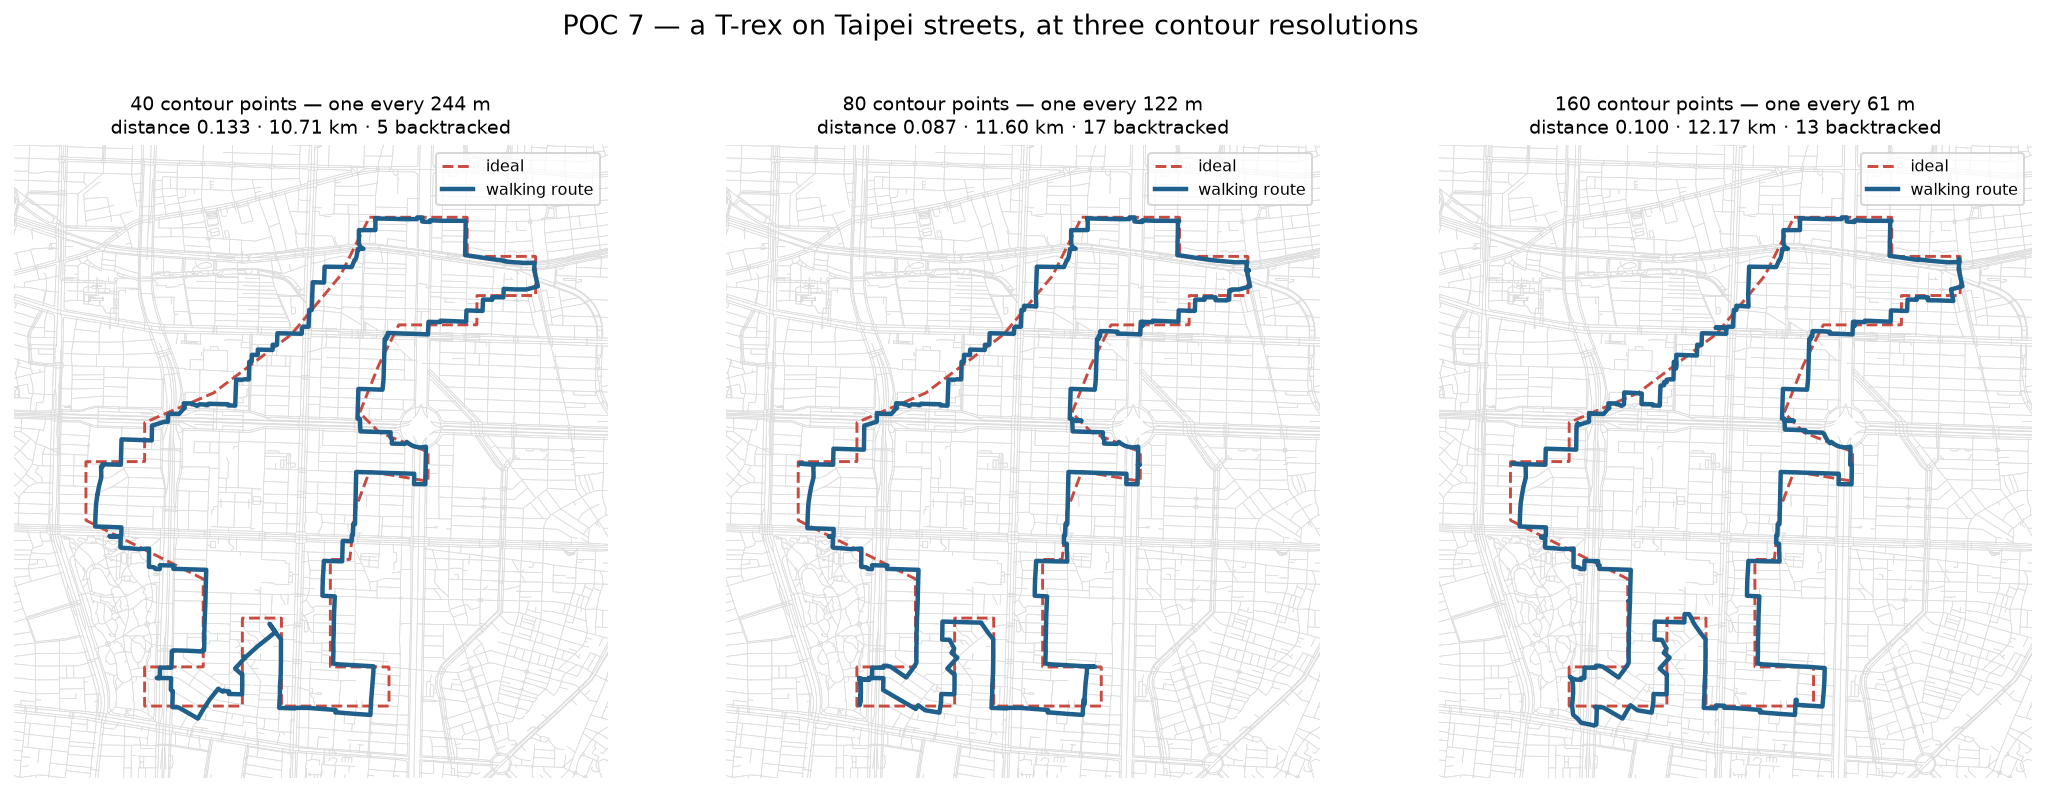

This chart was generated by the following Python code:
"""
POC 7 - how complex a shape can this pipeline draw?

POC 6 ran four shapes and concluded the pipeline is not a heart trick. All four
were simple. A T-rex silhouette has concave features at very different scales -
a mouth notch, an armpit, a gap between two legs, the underside of a tail - and
it exposes two limits POC 6 never reached.

LIMIT 1, TOPOLOGY. The real sprite has an eye, and an eye is a hole. Every stage
here assumes a single closed curve, so a shape with a hole cannot be expressed
at all. Dropping the eye to get a runnable shape is the finding, not a
workaround.

LIMIT 2, SAMPLING. POC 6 used n=40 contour points for every shape. Perimeters
differ, so that was never the same sampling density: at 2 km wide it is one
sample every 160 m for a heart and every 244 m for a T-rex. The gap between the
dinosaur's legs is about 160 m - which the street network can render, since its
own limit is nearer 50 m - but a sampler taking one point every 244 m cannot
even see it. For complex shapes the bottleneck is the contour sampler, not the
streets, and POC 6's comparison quietly penalised its most complex shapes.

So this measures the T-rex against contour resolution, and re-runs POC 6's four
shapes at MATCHED sampling density to see how much of their ranking was an
artifact of the convention.

Run:  python poc7_trex.py
Out:  poc7_trex.png, poc7_results.json
"""

from __future__ import annotations

import json
import time
from pathlib import Path

import matplotlib
matplotlib.use("Agg")
import matplotlib.pyplot as plt
import numpy as np
import osmnx as ox
from pyproj import Transformer

from heart_route_poc import download_walk_graph
from heart_route_poc3 import (
    GRID_STEP_M, MIN_SEPARATION_M, NETWORK_HALF_SIZE_M, SEARCH_LAT, SEARCH_LON,
    build_center_grid, build_street_index, select_candidates,
)
from poc6_shapes import ROTATIONS_DEG, WIDTH_M, coarse_scan, refine
from shape_library import SHAPES, resample_by_arclength

SEARCH_POINTS = 80          # used to find the placement
SWEEP = [40, 61, 80, 120, 160]
HEART_SPACING = None        # filled in at run time: the density POC 6 gave a heart
N_REFINE = 6
OUT_PNG = Path(__file__).with_name("poc7_trex.png")
OUT_JSON = Path(__file__).with_name("poc7_results.json")


def perimeter(shape: str) -> float:
    pts = resample_by_arclength(shape, 4000)
    closed = np.vstack([pts, pts[:1]])
    return float(np.hypot(*np.diff(closed, axis=0).T).sum())


def main() -> None:
    graph = download_walk_graph(SEARCH_LAT, SEARCH_LON, NETWORK_HALF_SIZE_M)
    to_proj = Transformer.from_crs("EPSG:4326", graph.graph["crs"], always_xy=True)
    to_wgs = Transformer.from_crs(graph.graph["crs"], "EPSG:4326", always_xy=True)
    region = np.array(to_proj.transform(SEARCH_LON, SEARCH_LAT))
    tree = build_street_index(graph)
    centers, _, _ = build_center_grid(region, NETWORK_HALF_SIZE_M - WIDTH_M * 0.75, GRID_STEP_M)

    heart_spacing = perimeter("heart") / 40
    results = {"heart_spacing": heart_spacing, "trex_sweep": [], "matched": []}

    # --- find a placement for the T-rex ------------------------------------
    print("=== T-rex: searching for a placement ===")
    scored = coarse_scan(tree, centers, "trex", WIDTH_M, ROTATIONS_DEG)
    shortlist = select_candidates(scored, N_REFINE, MIN_SEPARATION_M)
    best = None
    for rank, row in enumerate(shortlist, start=1):
        fitted = refine(graph, "trex", np.array([row["x"], row["y"]]), row["rotation"],
                        WIDTH_M, points=SEARCH_POINTS)
        if fitted is None:
            print(f"  #{rank}: infeasible")
            continue
        print(f"  #{rank}: distance {fitted['distance']:.3f}  "
              f"{fitted['metrics']['route_km']:.2f} km  backtracked "
              f"{fitted['metrics']['backtracked_edges']}", flush=True)
        if best is None or fitted["distance"] < best["distance"]:
            best = fitted

    lat, lon = to_wgs.transform(best["centre_xy"][0], best["centre_xy"][1])[::-1]
    print(f"  best at {lat:.4f}, {lon:.4f}, rotation {best['rotation']:+.0f}°")

    # --- how much does contour resolution matter? --------------------------
    print("\n=== T-rex: same placement, varying contour resolution ===")
    print(f"{'n':>5}{'spacing @2km':>15}{'distance':>11}{'route km':>10}{'backtrk':>9}{'time':>8}")
    fits = {}
    for n in SWEEP:
        t0 = time.perf_counter()
        fitted = refine(graph, "trex", best["centre_xy"], best["rotation"], WIDTH_M, points=n)
        if fitted is None:
            print(f"{n:>5}  infeasible")
            continue
        fits[n] = fitted
        spacing = perimeter("trex") / n * WIDTH_M
        results["trex_sweep"].append({
            "n": n, "spacing_m": spacing, "distance": fitted["distance"],
            "route_km": fitted["metrics"]["route_km"],
            "backtracked": fitted["metrics"]["backtracked_edges"]})
        print(f"{n:>5}{spacing:>13.0f} m{fitted['distance']:>11.3f}"
              f"{fitted['metrics']['route_km']:>10.2f}"
              f"{fitted['metrics']['backtracked_edges']:>9}"
              f"{time.perf_counter() - t0:>7.0f}s", flush=True)

    # --- re-run POC 6's shapes at MATCHED sampling density -----------------
    print(f"\n=== POC 6's shapes at matched density ({heart_spacing:.3f} of width) ===")
    print(f"{'shape':<10}{'n used':>8}{'POC 6 n':>9}{'distance':>11}{'backtrk':>9}")
    poc6 = {r["shape"]: r for r in json.loads(
        (Path(__file__).with_name("poc6_results.json")).read_text())}
    for shape in SHAPES:
        if shape == "trex":
            continue
        n = max(8, round(perimeter(shape) / heart_spacing))
        centre = np.array(to_proj.transform(poc6[shape]["lon"], poc6[shape]["lat"]))
        fitted = refine(graph, shape, centre, poc6[shape]["rotation"], WIDTH_M, points=n)
        if fitted is None:
            continue
        results["matched"].append({
            "shape": shape, "n": n, "distance": fitted["distance"],
            "backtracked": fitted["metrics"]["backtracked_edges"],
            "poc6_distance": poc6[shape]["distance"],
            "poc6_backtracked": poc6[shape]["backtracked"]})
        print(f"{shape:<10}{n:>8}{40:>9}{fitted['distance']:>11.3f}"
              f"{fitted['metrics']['backtracked_edges']:>9}"
              f"   (POC 6: {poc6[shape]['distance']:.3f}, "
              f"{poc6[shape]['backtracked']} backtracked)", flush=True)

    results["best"] = {"lat": float(lat), "lon": float(lon),
                       "rotation": float(best["rotation"])}
    OUT_JSON.write_text(json.dumps(results, indent=1))

    # --- picture -----------------------------------------------------------
    show = [n for n in (40, 80, 160) if n in fits]
    fig, axes = plt.subplots(1, len(show), figsize=(6.2 * len(show), 6.6))
    axes = np.atleast_1d(axes)
    for ax, n in zip(axes, show):
        fitted = fits[n]
        ox.plot_graph(graph, ax=ax, node_size=0, edge_color="#dddddd", edge_linewidth=0.35,
                      bgcolor="white", show=False, close=False)
        ref = fitted["reference"]
        ax.plot(ref[:, 0], ref[:, 1], color="#c94a3f", lw=1.5, ls="--", label="ideal", zorder=3)
        xy = fitted["route_xy"]
        ax.plot(xy[:, 0], xy[:, 1], color="#1f5f8b", lw=2.3, label="walking route", zorder=4)
        margin = 320.0
        ax.set_xlim(ref[:, 0].min() - margin, ref[:, 0].max() + margin)
        ax.set_ylim(ref[:, 1].min() - margin, ref[:, 1].max() + margin)
        m = fitted["metrics"]
        ax.set_title(f"{n} contour points — one every "
                     f"{perimeter('trex') / n * WIDTH_M:.0f} m\n"
                     f"distance {fitted['distance']:.3f} · {m['route_km']:.2f} km · "
                     f"{m['backtracked_edges']} backtracked", fontsize=10)
        ax.legend(loc="upper right", fontsize=8)
    fig.suptitle("POC 7 — a T-rex on Taipei streets, at three contour resolutions",
                 fontsize=14)
    fig.savefig(OUT_PNG, dpi=140, bbox_inches="tight", facecolor="white")
    plt.close(fig)
    print(f"\nsaved {OUT_PNG}")


if __name__ == "__main__":
    main()
